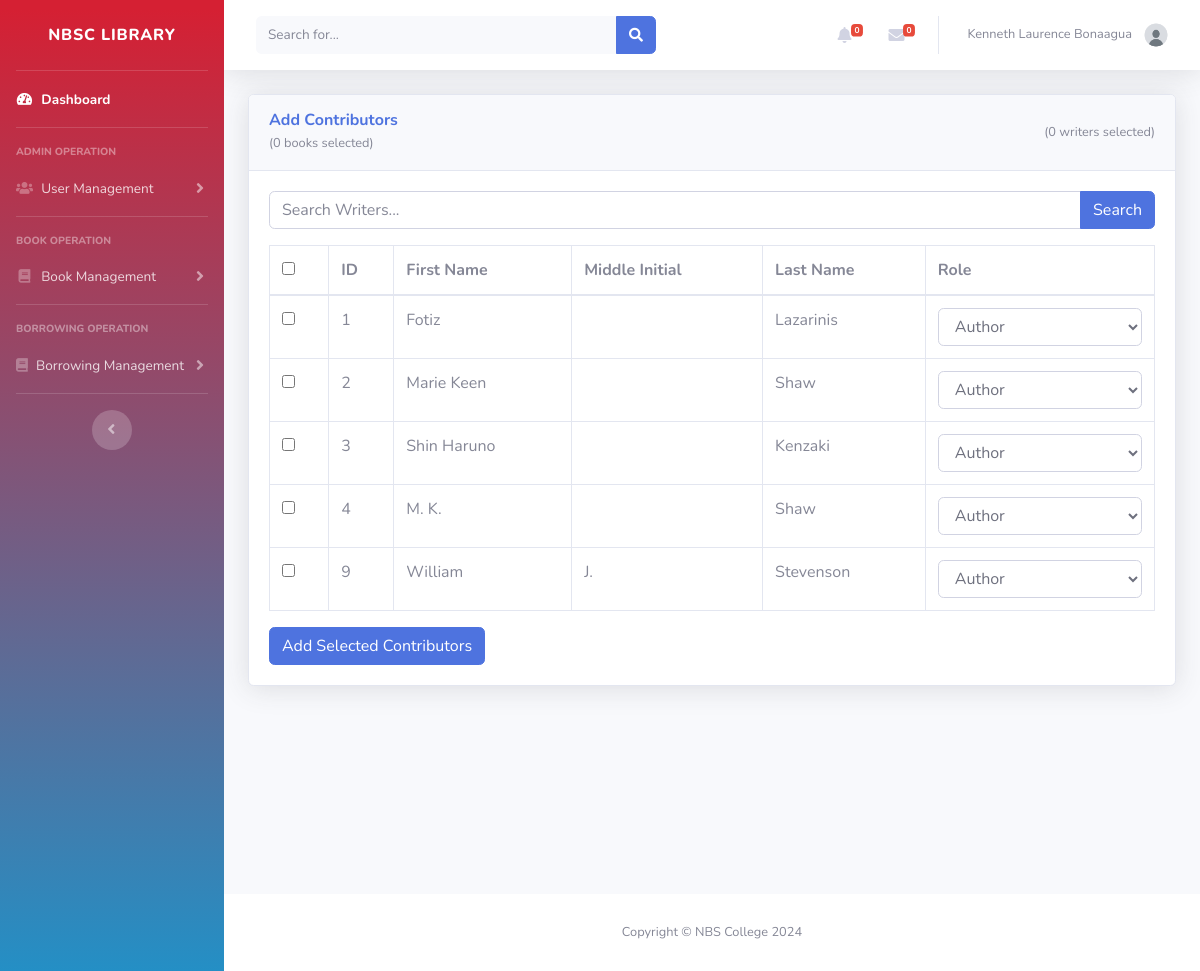
/Admin/add_contributors.php (signed in), run on an earlier commit of the app's database.
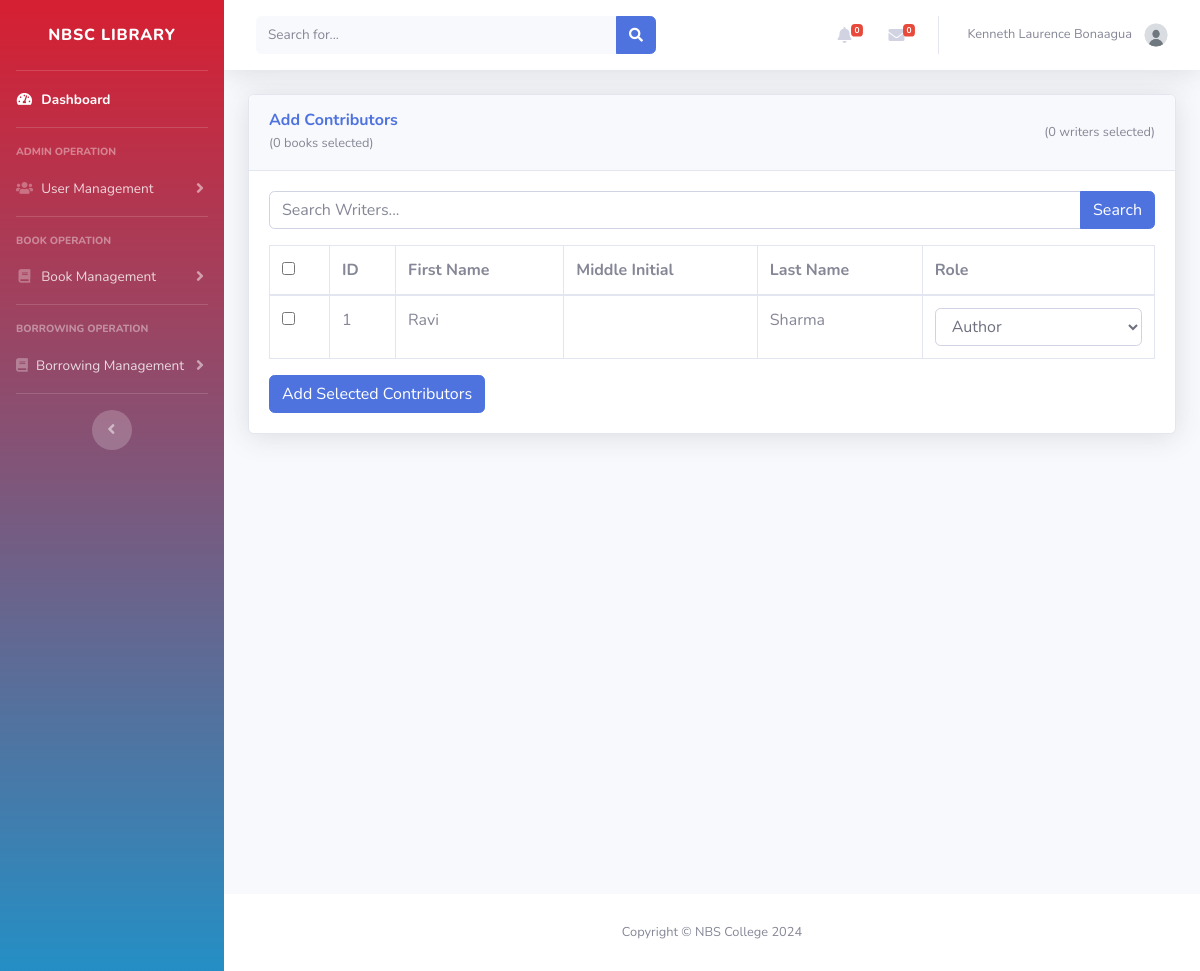
And on a later commit of the database.
### tables this page shows
CREATE TABLE `writers` (
  `id` int(11) NOT NULL,
  `firstname` varchar(100) DEFAULT NULL,
  `middle_init` varchar(100) DEFAULT NULL,
  `lastname` varchar(100) DEFAULT NULL
);

### Admin/add_contributors.php (the view, shortened to what this page needs)
<?php
include '../admin/inc/header.php';
include '../db.php';
$bookIds = isset($_GET['book_ids']) ? $_GET['book_ids'] : [];
$searchQuery = isset($_GET['search']) ? $_GET['search'] : '';
$selectedWriterIds = isset($_GET['selected_writer_ids']) ? $_GET['selected_writer_ids'] : [];
?>
<div id="content" class="d-flex flex-column min-vh-100">
    <div class="container-fluid">
        <div class="card shadow mb-4">
            <div class="card-header py-3">
                <div class="d-flex justify-content-between align-items-center">
                    <div>
                        <h6 class="m-0 font-weight-bold text-primary">Add Contributors</h6>
                        <small class="text-muted">
                            (<?php echo count($bookIds); ?> books selected)
                        </small>
                    </div>
                    <small class="text-muted" id="selectedWritersCount">(0 writers selected)</small>
                </div>
            </div>
            <div class="card-body">
                <form method="GET" action="add_contributors.php" id="searchForm">
                    <div class="input-group mb-3">
                        <input type="text" name="search" class="form-control" placeholder="Search Writers..." value="<?php echo htmlspecialchars($searchQuery); ?>">
                        <div class="input-group-append">
                            <button class="btn btn-primary" type="submit">Search</button>
                        </div>
                    </div>
                </form>
                <form method="POST" action="process_add_contributors.php">
                    <div class="table-responsive">
                        <table class="table table-bordered" id="writersTable" width="100%" cellspacing="0">
                            <thead>
                                <tr>
                                    <th><input type="checkbox" id="selectAllWriters"></th>
                                    <th>ID</th>
                                    <th>First Name</th>
                                    <th>Middle Initial</th>
                                    <th>Last Name</th>
                                    <th>Role</th>
                                </tr>
                            </thead>
                            <tbody>
                                <?php
                                $writersQuery = "SELECT * FROM writers";
                                $writersResult = $conn->query($writersQuery);
                                $selectedWriters = [];
                                if ($writersResult->num_rows > 0) {
                                    while ($writer = $writersResult->fetch_assoc()) {
                                        $selectedWriters[$writer['id']] = $writer;
                                    }
                                }
                                if (!empty($selectedWriters)) {
                                    foreach ($selectedWriters as $writer) {
                                        $isChecked = in_array($writer['id'], $selectedWriterIds) ? " checked" : "";
                                        echo "<tr>
                                            <td><input type='checkbox' class='selectWriter' name='writer_ids[]' value='{$writer['id']}' data-writer-id='{$writer['id']}'{$isChecked}></td>
                                            <td>{$writer['id']}</td>
                                            <td>{$writer['firstname']}</td>
                                            <td>{$writer['middle_init']}</td>
                                            <td>{$writer['lastname']}</td>
                                            <td>
                                                <select name='roles[]' class='form-control'>
                                                    <option value='Author'>Author</option>
                                                    <option value='Co-Author'>Co-Author</option>
                                                    <option value='Editor'>Editor</option>
                                                </select>
                                            </td>
                                        </tr>";
                                    }
                                } else {
                                        echo "<tr><td colspan='6'>No writers found</td></tr>";
                                }
                                ?>
                            </tbody>
                        </table>
                    </div>
                    <button type="submit" class="btn btn-primary">Add Selected Contributors</button>
                </form>
            </div>
        </div>
    </div>
</div>
<?php include '../Admin/inc/footer.php' ?>

What changed in the data, as far as the page shows it:
removed writers: id "2", firstname "Marie Keen", lastname "Shaw"
removed writers: id "3", firstname "Shin Haruno", lastname "Kenzaki"
removed writers: id "4", firstname "M. K.", lastname "Shaw"
removed writers: id "9", firstname "William", middle_init "J.", lastname "Stevenson"
changed writers id 1: firstname "Fotiz" → "Ravi"; lastname "Lazarinis" → "Sharma"
